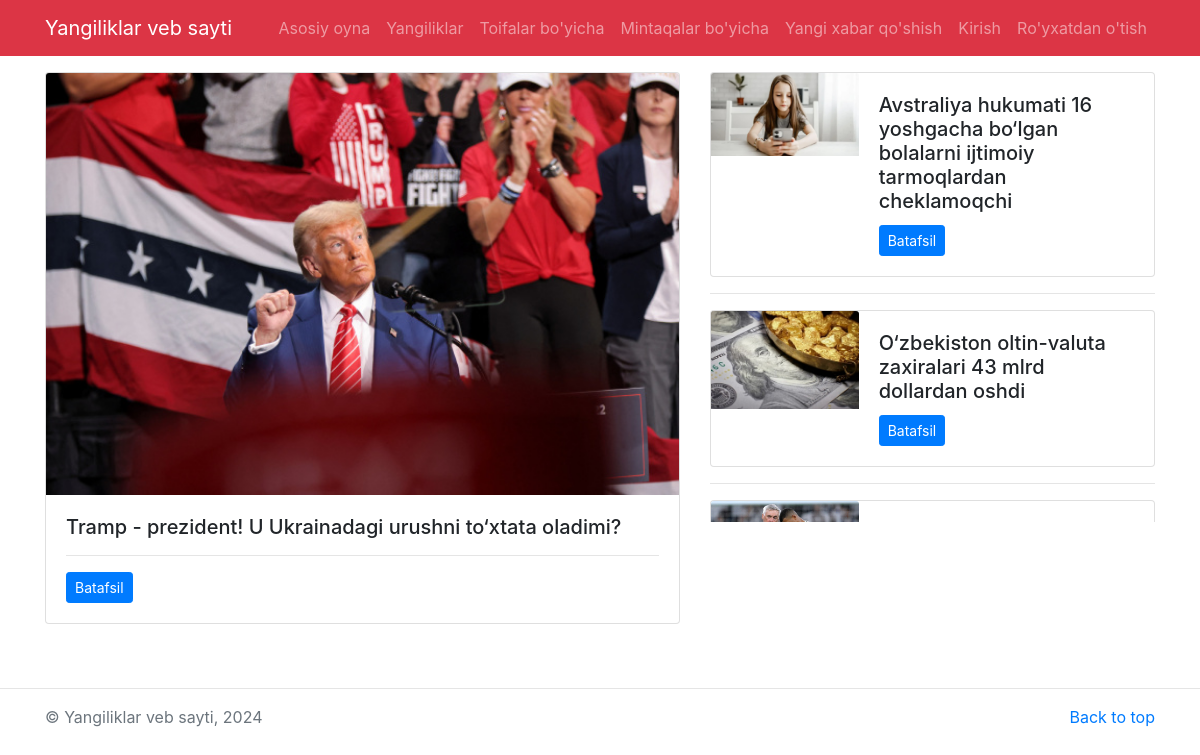
The page / on the database its author committed.
### news/models.py (models this page shows, shortened)
class New(models.Model):
    category = models.ForeignKey(Category, on_delete=models.CASCADE)
    region = models.ForeignKey(Region, on_delete=models.CASCADE, blank=True, null=True)
    title = models.CharField(max_length=300)
    text = models.TextField()
    image = models.ImageField(upload_to='images/')
    date = models.DateField(auto_now=True)
    author = models.ForeignKey('auth.User', on_delete=models.CASCADE)

### news/views.py (the view)
# urls.py: path('', home, name='home'),
def home(request):
    first_news = New.objects.first()
    three_news = New.objects.all()[1:4]
    return render(request, 'home.html', {
        'first_news': first_news,
        'three_news': three_news
    })

### templates/home.html
{% extends 'base.html' %}
{% block content%}
<main class="container mt-3 mb-5">
	<div class="row my-3">
		<div class="col-md-7">
			<div class="card mb-3">
			  <img src="/media/{{first_news.image}}" class="card-img-top" alt="{{first_news.title}}">
			  <div class="card-body">
			    <h5 class="card-title">{{first_news.title}}</h5>
			    <hr/>
			    <p class="card-text"><a href="/detail/{{first_news.id}}" class="btn btn-sm btn-primary">Batafsil</a></p>
			  </div>
			</div>
		</div>
		<div class="col-md-5" style="max-height: 450px; overflow: auto;">
		{% for news in three_news %}
			<div class="card">
			  <div class="row no-gutters">
			    <div class="col-md-4">
			       <img src="/media/{{news.image}}" class="card-img-top" alt="{{news.title}}">
			    </div>
			    <div class="col-md-8">
			      <div class="card-body">
			        <h5 class="card-title">{{news.title}}</h5>
			        <p class="card-text"><a href="/detail/{{news.id}}" class="btn btn-sm btn-primary">Batafsil</a></p>
			      </div>
			    </div>
			  </div>
			</div>
			<hr/>
			{% endfor%}
		</div>
	</div>
</main>
{% endblock%}

### templates/base.html (shortened to what this page needs)
{% load static %}
<!DOCTYPE html>
<html>
<head>
    <link rel="stylesheet" type="text/css" href="{% static 'css/bootstrap.min.css' %}" />
</head>
<body>
    <nav class="navbar navbar-expand-lg navbar-dark bg-danger">
        <div class="container">
            <a class="navbar-brand" href="{% url 'home' %}">Yangiliklar veb sayti</a>
            <div class="collapse navbar-collapse" id="navbarNav">
                <ul class="navbar-nav ml-auto">
                    <li class="nav-item">
                        <a class="nav-link" href="{% url 'home' %}">Asosiy oyna</a>
                    </li>
                    <li class="nav-item">
                        <a class="nav-link" href="{% url 'all_news' %}">Yangiliklar</a>
                    </li>
                    <li class="nav-item">
                        <a class="nav-link" href="{% url 'all-category' %}">Toifalar bo'yicha</a>
                    </li>
                    <li class="nav-item">
                        <a class="nav-link" href="{% url 'all-region' %}">Mintaqalar bo'yicha</a>
                    </li>
                    <li class="nav-item">
                        <a class="nav-link" href="{% url 'create-post' %}">Yangi xabar qo'shish</a>
                    </li>
                    <li class="nav-item">
                    {% if user.is_authenticated %}
                            <a class="nav-link" href="{% url 'logout' %}">Chiqish</a>
                        </li>
                    {% else %}
                        <li class="nav-item">
                            <a class="nav-link" href="{% url 'login' %}">Kirish</a>
                        </li>
                        <li class="nav-item">
                            <a class="nav-link" href="{% url 'signup' %}">Ro'yxatdan o'tish</a>
                        </li>
                    {% endif %}
                </ul>
            </div>
        </div>
    </nav>
    {% block content %}
    {% endblock %}
    <hr />
    <footer class="text-muted">
        <div class="container">
            <p class="float-right">
                <a href="#">Back to top</a>
            </p>
            <p>&copy; Yangiliklar veb sayti, 2024</p>
        </div>
    </footer>
</body>
</html>

### rows shown on the page
New: image (picture), title "Tramp - prezident! U Ukrainadagi urushni to‘xtata oladimi?"
New: image (picture), title "Avstraliya hukumati 16 yoshgacha bo‘lgan bolalarni ijtimoiy tarmoqlardan cheklamoqchi"
New: image (picture), title "O‘zbekiston oltin-valuta zaxiralari 43 mlrd dollardan oshdi"
New: image (picture)
